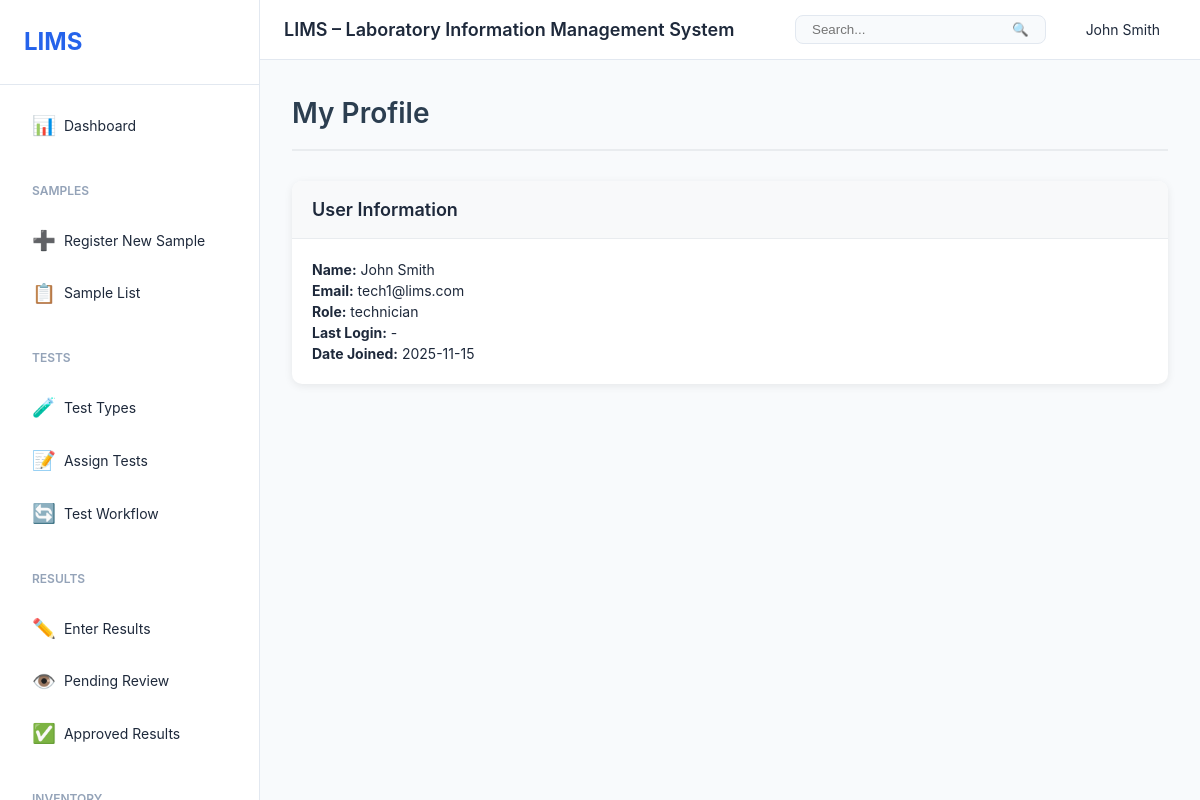
The app's page /auth/profile/ (signed in) with its own data.
### users/models.py (models this page shows, shortened)
class User(AbstractUser):
    role = models.ForeignKey(Role, on_delete=models.SET_NULL, null=True, blank=True)
    phone = models.CharField(max_length=20, blank=True)
    department = models.CharField(max_length=100, blank=True)
    employee_id = models.CharField(max_length=50, blank=True, unique=True)
    is_active = models.BooleanField(default=True)
    created_at = models.DateTimeField(auto_now_add=True)
    updated_at = models.DateTimeField(auto_now=True)
    class Meta:
        db_table = 'users'
        ordering = ['username']

class Role(models.Model):
    ROLE_CHOICES = [
        ('admin', 'Administrator'),
        ('lab_manager', 'Lab Manager'),
        ('technician', 'Lab Technician'),
        ('reviewer', 'Results Reviewer'),
        ('viewer', 'Viewer'),
    ]
    name = models.CharField(max_length=50, choices=ROLE_CHOICES, unique=True)
    description = models.TextField(blank=True)
    can_register_samples = models.BooleanField(default=False)
    can_assign_tests = models.BooleanField(default=False)
    can_enter_results = models.BooleanField(default=False)
    can_approve_results = models.BooleanField(default=False)
    can_manage_inventory = models.BooleanField(default=False)
    can_manage_instruments = models.BooleanField(default=False)
    can_view_reports = models.BooleanField(default=True)
    can_manage_users = models.BooleanField(default=False)
    created_at = models.DateTimeField(auto_now_add=True)
    updated_at = models.DateTimeField(auto_now=True)
    class Meta:
        db_table = 'roles'
        ordering = ['name']

### users/views.py (the view)
# urls.py: path('profile/', views.profile_view, name='profile'),
@login_required
def profile_view(request):
    return render(request, 'users/profile.html', {'user': request.user})

### templates/users/profile.html (shortened to what this page needs)
{% extends 'base.html' %}
{% block content %}
<div class="page-header">
    <h1>My Profile</h1>
</div>
<div class="card">
    <div class="card-header">
        <h3>User Information</h3>
    </div>
    <div class="card-body">
        <p><strong>Name:</strong> {{ user.get_full_name }}</p>
        <p><strong>Email:</strong> {{ user.email }}</p>
        <p><strong>Role:</strong> {{ user.role.name|default:'-' }}</p>
        <p><strong>Last Login:</strong> {{ user.last_login|date:"Y-m-d H:i:s"|default:'-' }}</p>
        <p><strong>Date Joined:</strong> {{ user.date_joined|date:"Y-m-d" }}</p>
    </div>
</div>
{% endblock %}

### templates/base.html (shortened to what this page needs)
{% load static %}
<!DOCTYPE html>
<html lang="en">
<head>
    <link rel="stylesheet" href="{% static 'css/style.css' %}">
    <link rel="stylesheet" href="{% static 'css/labs.css' %}">
    <link rel="stylesheet" href="https://cdnjs.cloudflare.com/ajax/libs/font-awesome/5.15.4/css/all.min.css">
</head>
<body>
    <div class="layout">
        <aside class="sidebar" id="sidebar">
            <div class="sidebar-header">
                <h2>LIMS</h2>
            </div>
            <nav class="sidebar-nav">
                <a href="{% url 'dashboard:dashboard' %}" class="nav-item {% if request.resolver_match.url_name == 'dashboard' %}active{% endif %}">
                    <span class="icon">📊</span>
                    <span>Dashboard</span>
                </a>
                <div class="nav-group">
                    <div class="nav-group-title">Samples</div>
                    <a href="{% url 'samples:sample_create' %}" class="nav-item">
                        <span class="icon">➕</span>
                        <span>Register New Sample</span>
                    </a>
                    <a href="{% url 'samples:sample_list' %}" class="nav-item">
                        <span class="icon">📋</span>
                        <span>Sample List</span>
                    </a>
                </div>
                <div class="nav-group">
                    <div class="nav-group-title">Tests</div>
                    <a href="{% url 'tests:test_type_list' %}" class="nav-item">
                        <span class="icon">🧪</span>
                        <span>Test Types</span>
                    </a>
                    <a href="{% url 'tests:assign_test' %}" class="nav-item">
                        <span class="icon">📝</span>
                        <span>Assign Tests</span>
                    </a>
                    <a href="{% url 'tests:test_workflow' %}" class="nav-item">
                        <span class="icon">🔄</span>
                        <span>Test Workflow</span>
                    </a>
                </div>
                <div class="nav-group">
                    <div class="nav-group-title">Results</div>
                    <a href="{% url 'results:result_list' %}" class="nav-item">
                        <span class="icon">✏️</span>
                        <span>Enter Results</span>
                    </a>
                    <a href="{% url 'results:review_results' %}" class="nav-item">
                        <span class="icon">👁️</span>
                        <span>Pending Review</span>
                    </a>
                    <a href="{% url 'results:approved_results' %}" class="nav-item">
                        <span class="icon">✅</span>
                        <span>Approved Results</span>
                    </a>
                </div>
                <div class="nav-group">
                    <div class="nav-group-title">Inventory</div>
                </div>
            </nav>
        </aside>
        <div class="main-content">
            <header class="top-header">
                <div class="header-left">
                    <h1>LIMS – Laboratory Information Management System</h1>
                </div>
                <div class="header-right">
                    <div class="search-box">
                        <input type="text" placeholder="Search..." id="globalSearch">
                        <button>🔍</button>
                    </div>
                    <div class="user-menu">
                        <span>{{ user.get_full_name|default:user.username }}</span>
                    </div>
                </div>
            </header>
            <div class="page-content">
                {% block content %}{% endblock %}
            </div>
        </div>
    </div>
</body>
</html>

### static/css/style.css (style rules this page uses)
* { margin: 0; padding: 0; box-sizing: border-box; }
:root { --primary-color: #2563eb; --secondary-color: #64748b; --success-color: #10b981; --warning-color: #f59e0b; --danger-color: #ef4444; --info-color: #3b82f6; --bg-primary: #ffffff; --bg-secondary: #f8fafc; --bg-tertiary: #f1f5f9; --border-color: #e2e8f0; --text-primary: #1e293b; --text-secondary: #64748b; --text-muted: #94a3b8; --spacing-xs: 0.25rem; --spacing-sm: 0.5rem; --spacing-md: 1rem; --spacing-lg: 1.5rem; --spacing-xl: 2rem; --shadow-sm: 0 1px 2px rgba(0, 0, 0, 0.05); --shadow-md: 0 4px 6px rgba(0, 0, 0, 0.07); --shadow-lg: 0 10px 15px rgba(0, 0, 0, 0.1); --radius-sm: 0.25rem; --radius-md: 0.5rem; --radius-lg: 0.75rem; --sidebar-width: 260px; --header-height: 60px; }
body { font-family: 'Inter', -apple-system, BlinkMacSystemFont, 'Segoe UI', 'Roboto', sans-serif; font-size: 14px; line-height: 1.5; color: var(--text-primary); background-color: var(--bg-secondary); }
a { color: var(--primary-color); text-decoration: none; }
.layout { display: flex; min-height: 100vh; }
.sidebar { width: var(--sidebar-width); background: var(--bg-primary); border-right: 1px solid var(--border-color); position: fixed; height: 100vh; overflow-y: auto; z-index: 1000; }
.sidebar-header { padding: var(--spacing-lg); border-bottom: 1px solid var(--border-color); }
.sidebar-header h2 { font-size: 1.5rem; font-weight: 700; color: var(--primary-color); }
.sidebar-nav { padding: var(--spacing-md); }
.nav-item { display: flex; align-items: center; padding: 0.625rem var(--spacing-md); margin-bottom: var(--spacing-xs); color: var(--text-primary); border-radius: var(--radius-md); transition: all 0.2s; }
.nav-item .icon { margin-right: var(--spacing-sm); font-size: 1.2rem; }
.nav-group { margin-top: var(--spacing-lg); }
.nav-group-title { font-size: 0.75rem; font-weight: 600; text-transform: uppercase; color: var(--text-muted); padding: var(--spacing-sm) var(--spacing-md); margin-bottom: var(--spacing-sm); }
.main-content { flex: 1; margin-left: var(--sidebar-width); display: flex; flex-direction: column; }
.top-header { height: var(--header-height); background: var(--bg-primary); border-bottom: 1px solid var(--border-color); display: flex; align-items: center; justify-content: space-between; padding: 0 var(--spacing-lg); position: sticky; top: 0; z-index: 999; }
.header-left { display: flex; align-items: center; gap: var(--spacing-md); }
.header-left h1 { font-size: 1.125rem; font-weight: 600; color: var(--text-primary); }
.header-right { display: flex; align-items: center; gap: var(--spacing-lg); }
.search-box { display: flex; align-items: center; background: var(--bg-secondary); border: 1px solid var(--border-color); border-radius: var(--radius-md); padding: 0.375rem var(--spacing-sm); }
.search-box input { border: none; background: none; outline: none; padding: 0 var(--spacing-sm); min-width: 200px; }
.search-box button { background: none; border: none; cursor: pointer; padding: 0 var(--spacing-sm); }
.user-menu { position: relative; cursor: pointer; padding: var(--spacing-sm) var(--spacing-md); border-radius: var(--radius-md); }
.page-content { flex: 1; padding: var(--spacing-xl); }
.card { background: var(--bg-primary); border: 1px solid var(--border-color); border-radius: var(--radius-lg); box-shadow: var(--shadow-sm); margin-bottom: var(--spacing-lg); }
.card-header { padding: var(--spacing-lg); border-bottom: 1px solid var(--border-color); }
.card-header h3 { font-size: 1.125rem; font-weight: 600; }
.card-body { padding: var(--spacing-lg); }
.page-header { display: flex; justify-content: space-between; align-items: center; margin-bottom: var(--spacing-xl); }

### static/css/labs.css (style rules this page uses)
.page-header { display: flex; justify-content: space-between; align-items: center; margin-bottom: 30px; padding-bottom: 15px; border-bottom: 2px solid #e9ecef; }
.page-header h1 { margin: 0; font-size: 28px; font-weight: 600; color: #2c3e50; }
.card { border: none; border-radius: 10px; box-shadow: 0 2px 8px rgba(0,0,0,0.08); margin-bottom: 20px; }
.card-header { background: #f8f9fa; border-bottom: 1px solid #e9ecef; padding: 15px 20px; border-radius: 10px 10px 0 0 !important; }
.card-body { padding: 20px; }

### records on screen
User: get_full_name "John Smith", email "tech1@lims.com", role.name "technician", last_login "-", date_joined "2025-11-15"
